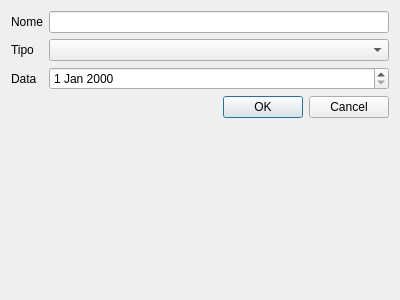
<?xml version="1.0" encoding="UTF-8"?>
<ui version="4.0">
 <class>NovaTarefa</class>
 <widget class="QDialog" name="NovaTarefa">
  <property name="geometry">
   <rect>
    <x>0</x>
    <y>0</y>
    <width>400</width>
    <height>300</height>
   </rect>
  </property>
  <property name="windowTitle">
   <string>Dialog</string>
  </property>
  <layout class="QFormLayout" name="formLayout">
   <item row="0" column="0">
    <widget class="QLabel" name="label">
     <property name="text">
      <string>Nome</string>
     </property>
    </widget>
   </item>
   <item row="0" column="1">
    <widget class="QLineEdit" name="lineEditNome"/>
   </item>
   <item row="1" column="0">
    <widget class="QLabel" name="label_2">
     <property name="text">
      <string>Tipo</string>
     </property>
    </widget>
   </item>
   <item row="1" column="1">
    <widget class="QComboBox" name="comboTipo"/>
   </item>
   <item row="2" column="0">
    <widget class="QLabel" name="label_3">
     <property name="text">
      <string>Data</string>
     </property>
    </widget>
   </item>
   <item row="2" column="1">
    <widget class="QDateEdit" name="dateEdit"/>
   </item>
   <item row="3" column="0" colspan="2">
    <widget class="QDialogButtonBox" name="buttonBox">
     <property name="orientation">
      <enum>Qt::Orientation::Horizontal</enum>
     </property>
     <property name="standardButtons">
      <set>QDialogButtonBox::StandardButton::Cancel|QDialogButtonBox::StandardButton::Ok</set>
     </property>
    </widget>
   </item>
  </layout>
 </widget>
 <resources/>
 <connections>
  <connection>
   <sender>buttonBox</sender>
   <signal>accepted()</signal>
   <receiver>NovaTarefa</receiver>
   <slot>accept()</slot>
   <hints>
    <hint type="sourcelabel">
     <x>248</x>
     <y>254</y>
    </hint>
    <hint type="destinationlabel">
     <x>157</x>
     <y>274</y>
    </hint>
   </hints>
  </connection>
  <connection>
   <sender>buttonBox</sender>
   <signal>rejected()</signal>
   <receiver>NovaTarefa</receiver>
   <slot>reject()</slot>
   <hints>
    <hint type="sourcelabel">
     <x>316</x>
     <y>260</y>
    </hint>
    <hint type="destinationlabel">
     <x>286</x>
     <y>274</y>
    </hint>
   </hints>
  </connection>
 </connections>
</ui>
